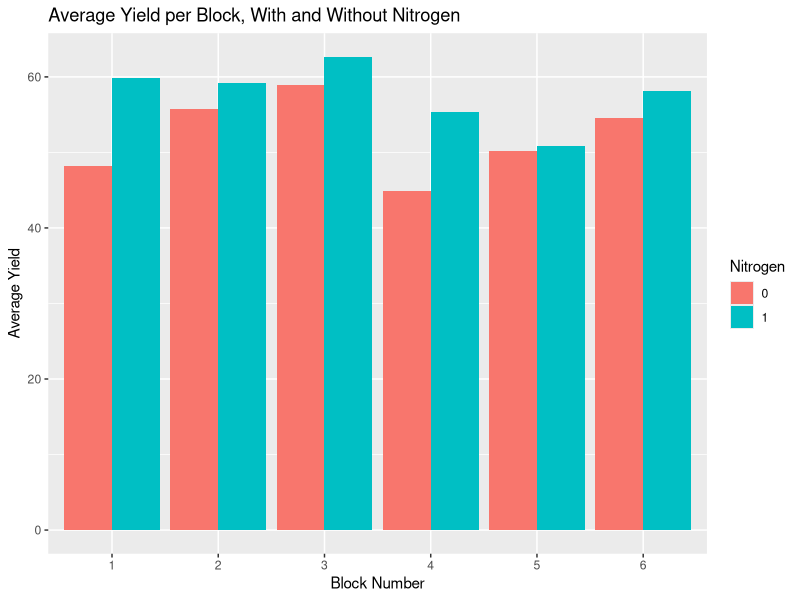

R code for this plot:
# To access the correct file, import MASS
# install.packages('MASS')
# install.packages('ggplot2')
# install.packages ('dplyr')

# Load the packages and dataset
library(MASS)
library(dplyr)
library(ggplot2)

data(npk)

# START OF 3.a

# Set block and plot dimensions
n_blocks <- 1:6
n_plots <- 4
additives <- c("N", "P", "K")

# Create a list to randomly distribute over blocks
random_distributed <- list()

# Create empty 4x3 (plots x additives) grid as data frame
for (block in n_blocks) {
  blocks <- data.frame(matrix(0, nrow = n_plots, ncol = length(additives)))
  colnames(blocks) <- additives
  
  # Assign 2x 1 in each additive randomly
  for (additive in additives) {
    # Choose a random row
    row <- sample(1:n_plots, 2, replace = FALSE)
    # Insert 1 to signify presence of additive for selected rows
    blocks[row, additive] <- 1
  }
  
  # Save and assign block data
  blocks$Block <- block
  random_distributed[[block]] <- blocks
  
}

random_distributed


# START OF 3.b

# Group npk data by block and N
grouped_data <- group_by(npk, block, N)

# Calculate the average yield for each group
average_yield_block = summarise(grouped_data, Average_Yield = mean(yield))
# average_yield_block

# Obtain data for each block where N=0 and N=1
absent_nitrogen <- filter(average_yield_block, N==0)
present_nitrogen <- filter(average_yield_block, N==1)

# Plot the average yield
avg_yield_plot <- ggplot(average_yield_block, aes(x = block, y = Average_Yield, fill = N)) + 
  geom_bar(stat = "identity", position = "dodge") +
  labs(x = "Block Number", y = "Average Yield", fill = "Nitrogen") +
  ggtitle("Average Yield per Block, With and Without Nitrogen")

avg_yield_plot

# START OF 3.c
